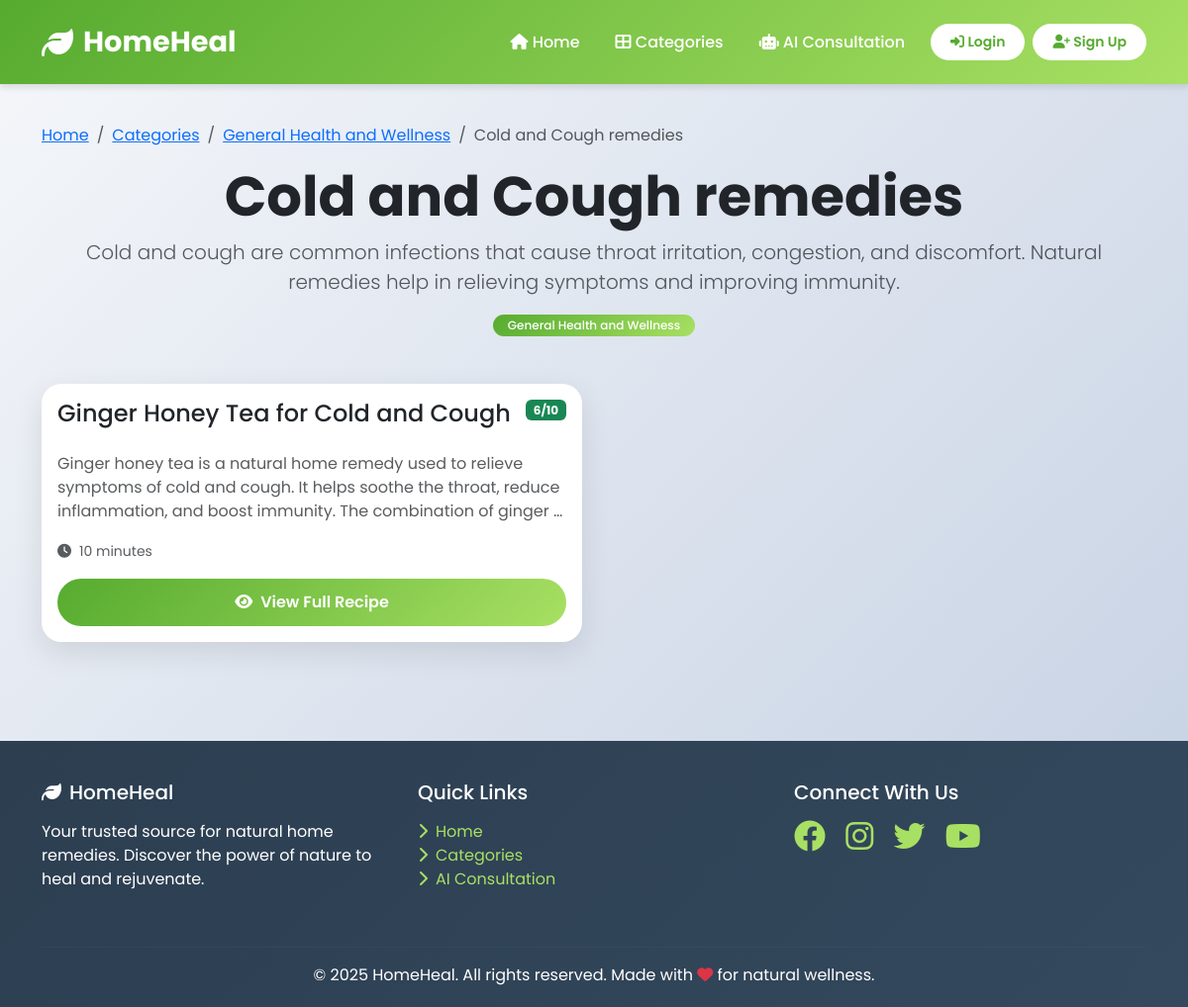
Page /category/general-health-and-wellness/cold-and-cough-remedies/ on the committed database.
### remedies/models.py (models this page shows, shortened)
class Category(models.Model):
    name = models.CharField(max_length=50)
    description = models.TextField(blank=True)
    icon = models.CharField(max_length=50, blank=True)  # For Font Awesome icons
    slug = models.SlugField(unique=True)
    created_at = models.DateTimeField(auto_now_add=True)
    class Meta:
        verbose_name_plural = "Categories"
        ordering = ['name']

class Problem(models.Model):
    category = models.ForeignKey(Category, on_delete=models.CASCADE, related_name='problems')
    name = models.CharField(max_length=100)
    description = models.TextField(blank=True)
    slug = models.SlugField()
    severity_choices = [
        ('mild', 'Mild'),
        ('moderate', 'Moderate'),
        ('severe', 'Severe')
    ]
    severity = models.CharField(max_length=20, choices=severity_choices, default='mild')
    created_at = models.DateTimeField(auto_now_add=True)
    class Meta:
        ordering = ['category', 'name']
        unique_together = ['category', 'slug']

class Remedy(models.Model):
    problem = models.ForeignKey(Problem, on_delete=models.CASCADE, related_name='remedies')
    title = models.CharField(max_length=200)
    description = models.TextField()
    ingredients = models.TextField(help_text="List ingredients line by line")
    instructions = models.TextField(help_text="Step by step instructions")
    usage = models.TextField(help_text="How to use and frequency")
    benefits = models.TextField(help_text="Benefits of this remedy")
    chemicals = models.TextField(blank=True, help_text="Active chemical compounds")
    reactions = models.TextField(blank=True, help_text="How chemicals react")
    importance = models.TextField(blank=True, help_text="Why this remedy works")
    precautions = models.TextField(help_text="Warnings and precautions")
    preparation_time = models.CharField(max_length=50, blank=True)
    effectiveness_rating = models.IntegerField(default=5, help_text="Rate 1-10")
    created_at = models.DateTimeField(auto_now_add=True)
    updated_at = models.DateTimeField(auto_now=True)
    class Meta:
        verbose_name_plural = "Remedies"
        ordering = ['-effectiveness_rating', 'title']

### remedies/views.py (the view)
# urls.py: path('category/<slug:category_slug>/<slug:problem_slug>/', remedy_views.problem_detail, name='problem_detail'),
def problem_detail(request, category_slug, problem_slug):
    category = get_object_or_404(Category, slug=category_slug)
    problem = get_object_or_404(Problem, category=category, slug=problem_slug)
    remedies = problem.remedies.all()
    context = {
        'category': category,
        'problem': problem,
        'remedies': remedies,
    }
    return render(request, 'remedies/problem_detail.html', context)

### templates/remedies/problem_detail.html (shortened to what this page needs)
{% extends 'base.html' %}
{% block content %}
<div class="container">
    <nav aria-label="breadcrumb">
        <ol class="breadcrumb">
            <li class="breadcrumb-item"><a href="{% url 'home' %}">Home</a></li>
            <li class="breadcrumb-item"><a href="{% url 'categories' %}">Categories</a></li>
            <li class="breadcrumb-item"><a href="{% url 'category_detail' category.slug %}">{{ category.name }}</a></li>
            <li class="breadcrumb-item active">{{ problem.name }}</li>
        </ol>
    </nav>
    <div class="text-center mb-5">
        <h1 class="display-4 fw-bold">{{ problem.name }}</h1>
        <p class="lead text-muted">{{ problem.description }}</p>
        <span class="badge badge-custom">{{ category.name }}</span>
    </div>
    <div class="row g-4">
        {% for remedy in remedies %}
        <div class="col-md-6">
            <div class="card h-100">
                <div class="card-body">
                    <div class="d-flex justify-content-between align-items-start mb-3">
                        <h4 class="card-title">{{ remedy.title }}</h4>
                        <span class="badge bg-success">{{ remedy.effectiveness_rating }}/10</span>
                    </div>
                    <p class="card-text text-muted">{{ remedy.description|truncatewords:30 }}</p>
                    <div class="mb-3">
                        <small class="text-muted">
                            <i class="fas fa-clock me-2"></i>{{ remedy.preparation_time|default:"15-20 mins" }}
                        </small>
                    </div>
                    <a href="{% url 'remedy_detail' remedy.id %}" class="btn btn-primary w-100">
                        <i class="fas fa-eye me-2"></i>View Full Recipe
                    </a>
                </div>
            </div>
        </div>
        {% endfor %}
    </div>
</div>
{% endblock %}

### templates/base.html (style rules this page uses)
:root { --primary-color: #2ecc71; --secondary-color: #27ae60; --accent-color: #3498db; --dark-color: #2c3e50; --light-color: #ecf0f1; --gradient-start: #56ab2f; --gradient-end: #a8e063; }
* { margin: 0; padding: 0; box-sizing: border-box; }
body { font-family: 'Poppins', sans-serif; background: linear-gradient(135deg, #f5f7fa 0%, #c3cfe2 100%); min-height: 100vh; }
.card { border: none; border-radius: 20px; box-shadow: 0 10px 30px rgba(0,0,0,0.1); transition: all 0.3s ease; overflow: hidden; }
.btn-primary { background: linear-gradient(135deg, var(--gradient-start) 0%, var(--gradient-end) 100%); border: none; border-radius: 25px; padding: 12px 30px; font-weight: 600; transition: all 0.3s ease; }
.badge-custom { background: linear-gradient(135deg, var(--gradient-start) 0%, var(--gradient-end) 100%); padding: 5px 15px; border-radius: 20px; font-weight: 500; }

### rows in the picture
Category: name "General Health and Wellness"
Problem: name "Cold and Cough remedies", description "Cold and cough are common infections that cause throat irritation, congestion, and discomfort. Natural remedies help in relieving symptoms and improving immunity."
Remedy: title "Ginger Honey Tea for Cold and Cough", effectiveness_rating "6", description "Ginger honey tea is a natural home remedy used to relieve symptoms of cold and cough. It helps soothe the throat, reduce inflammation, and boost immunity. The combination of ginger …", preparation_time "10 minutes"
